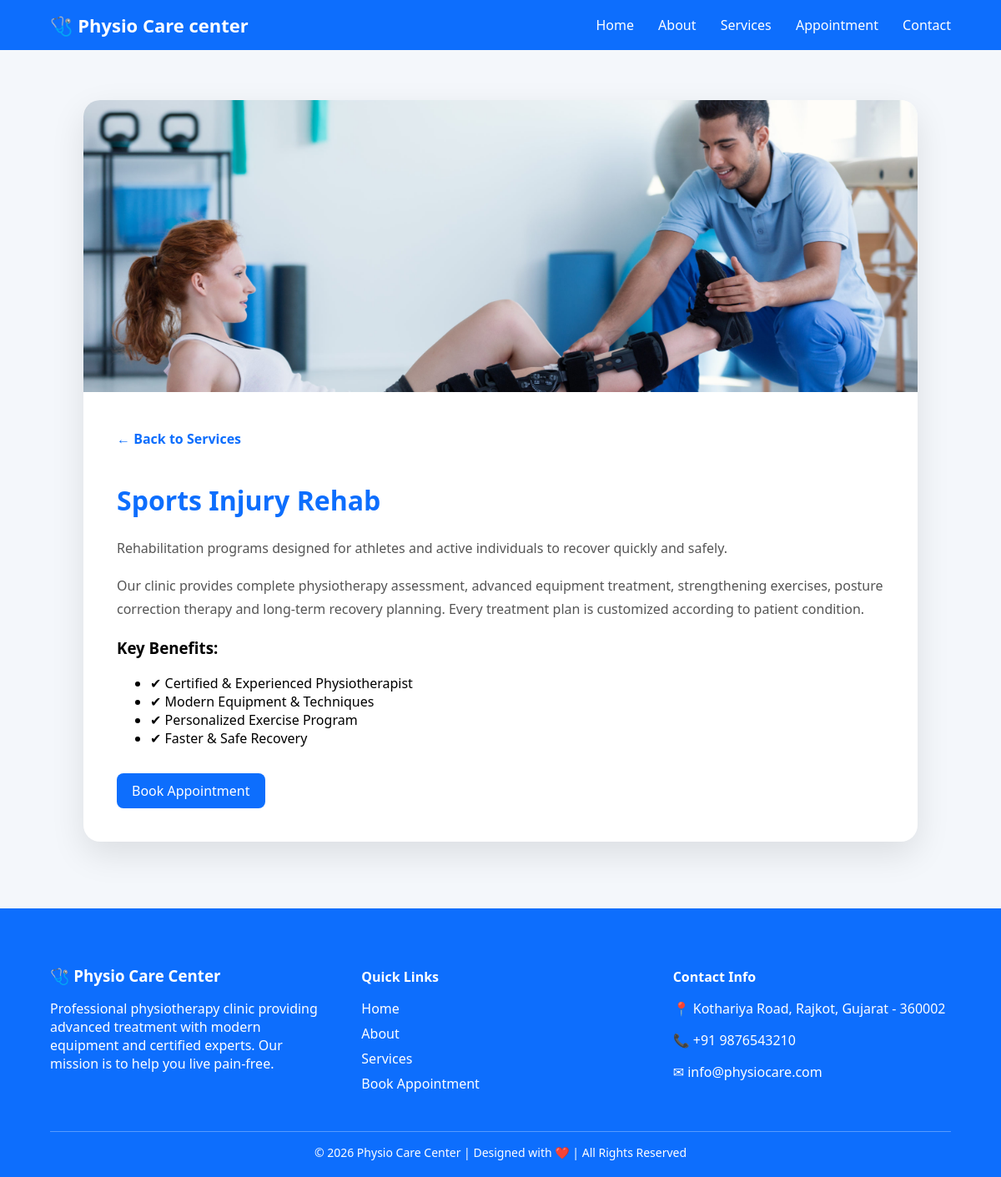
/services.php?id=2, run on the app's committed database.
### tables this page shows
CREATE TABLE `services` (
  `id` INT NOT NULL AUTO_INCREMENT,
  `title` VARCHAR(150) NOT NULL,
  `description` TEXT NOT NULL,
  `image` VARCHAR(255) NOT NULL,
  `is_active` TINYINT(1) NOT NULL DEFAULT 1,
  `sort_order` INT NOT NULL DEFAULT 0,
  `created_at` TIMESTAMP NOT NULL DEFAULT CURRENT_TIMESTAMP,
  PRIMARY KEY (`id`)
);

### services.php (the view, shortened to what this page needs)
<?php
include 'config.php';
$services = [];
$result = $conn->query("SELECT id, title, description, image FROM services WHERE is_active=1 ORDER BY sort_order ASC, id DESC");
if ($result) {
    while ($row = $result->fetch_assoc()) {
        $services[] = $row;
    }
}
$singleService = null;
if(isset($_GET['id'])){
    $id = intval($_GET['id']);
    foreach($services as $s){
        if($s['id'] == $id){
            $singleService = $s;
            break;
        }
    }
}
?>
<!DOCTYPE html>
<html>
<head>
</head>
<body>
<header>
    <div class="logo">🩺 Physio Care center</div>
    <nav>
        <a href="index.php">Home</a>
        <a href="about.php">About</a>
        <a href="services.php">Services</a>
        <a href="appointment.php">Appointment</a>
        <a href="contact.php">Contact</a>
    </nav>
</header>
<?php if($singleService){ ?>
<div class="detail-box">
<img src="image/<?php echo $singleService['image']; ?>">
    <div class="detail-content">
        <a href="services.php" class="back-btn">← Back to Services</a>
        <h1><?php echo $singleService['title']; ?></h1>
        <p><?php echo $singleService['description']; ?></p>
        <p>
        Our clinic provides complete physiotherapy assessment, advanced equipment treatment,
        strengthening exercises, posture correction therapy and long-term recovery planning.
        Every treatment plan is customized according to patient condition.
        </p>
        <h3>Key Benefits:</h3>
        <ul>
            <li>✔ Certified & Experienced Physiotherapist</li>
            <li>✔ Modern Equipment & Techniques</li>
            <li>✔ Personalized Exercise Program</li>
            <li>✔ Faster & Safe Recovery</li>
        </ul>
        <a href="appointment.php?service=<?php echo urlencode($singleService['title']); ?>" class="btn">
            Book Appointment
        </a>
    </div>
</div>
<?php } ?>
<footer class="premium-footer">
    <div class="footer-container">
        <div class="footer-box">
            <h3>🩺 Physio Care Center</h3>
            <p>
                Professional physiotherapy clinic providing advanced
                treatment with modern equipment and certified experts.
                Our mission is to help you live pain-free.
            </p>
        </div>
        <div class="footer-box">
            <h4>Quick Links</h4>
            <ul>
                <li><a href="index.php">Home</a></li>
                <li><a href="about.php">About</a></li>
                <li><a href="services.php">Services</a></li>
                <li><a href="appointment.php">Book Appointment</a></li>
            </ul>
        </div>
        <div class="footer-box">
            <h4>Contact Info</h4>
<p>📍 Kothariya Road, Rajkot, Gujarat - 360002</p>
            <p>📞 +91 9876543210</p>
            <p>✉ info@physiocare.com</p>
        </div>
    </div>
    <div class="footer-bottom">
        © 2026 Physio Care Center | Designed with ❤️ | All Rights Reserved
    </div>
</footer>
</body>
</html>

### services.php (style rules this page uses)
body { margin:0; font-family:'Segoe UI', sans-serif; background:#f4f7fb; }
header { position:sticky; top:0; z-index:1000; display:flex; justify-content:space-between; align-items:center; padding:15px 60px; background:#0d6efd; }
header .logo { color:#fff; font-size:22px; font-weight:bold; }
header nav a { color:#fff; margin-left:25px; text-decoration:none; font-weight:500; }
.btn { display:inline-block; margin-top:15px; padding:10px 18px; background:#0d6efd; color:#fff; border-radius:8px; text-decoration:none; }
.detail-box { width:90%; max-width:1000px; margin:60px auto; background:#fff; border-radius:20px; box-shadow:0 15px 40px rgba(0,0,0,0.1); overflow:hidden; }
.detail-box img { width:100%; height:350px; object-fit:cover; }
.detail-content { padding:40px; }
.detail-content h1 { color:#0d6efd; }
.detail-content p { line-height:1.8; color:#555; }
.back-btn { display:inline-block; margin-bottom:20px; text-decoration:none; color:#0d6efd; font-weight:bold; }
.premium-footer { background:#0d6efd; color:#fff; padding:50px 60px 20px; margin-top:80px; }
.footer-container { display:flex; justify-content:space-between; flex-wrap:wrap; gap:40px; }
.footer-box { flex:1; min-width:250px; }
.footer-box h3, .footer-box h4 { margin-bottom:15px; }
.footer-box ul { list-style:none; padding:0; }
.footer-box ul li { margin-bottom:8px; }
.footer-box a { color:#fff; text-decoration:none; }
.footer-bottom { text-align:center; margin-top:30px; border-top:1px solid rgba(255,255,255,0.3); padding-top:15px; font-size:14px; }

### data on the page
services: image (picture), title "Sports Injury Rehab", description "Rehabilitation programs designed for athletes and active individuals to recover quickly and safely."
